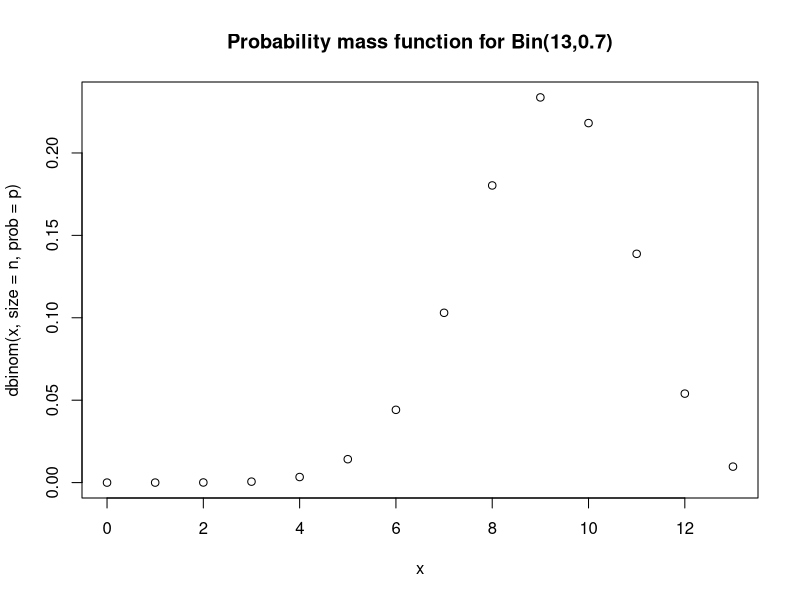
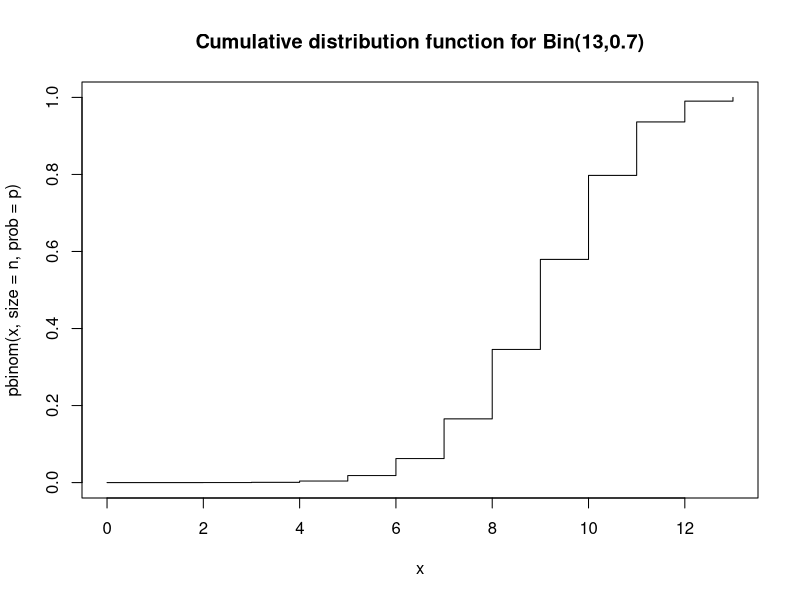
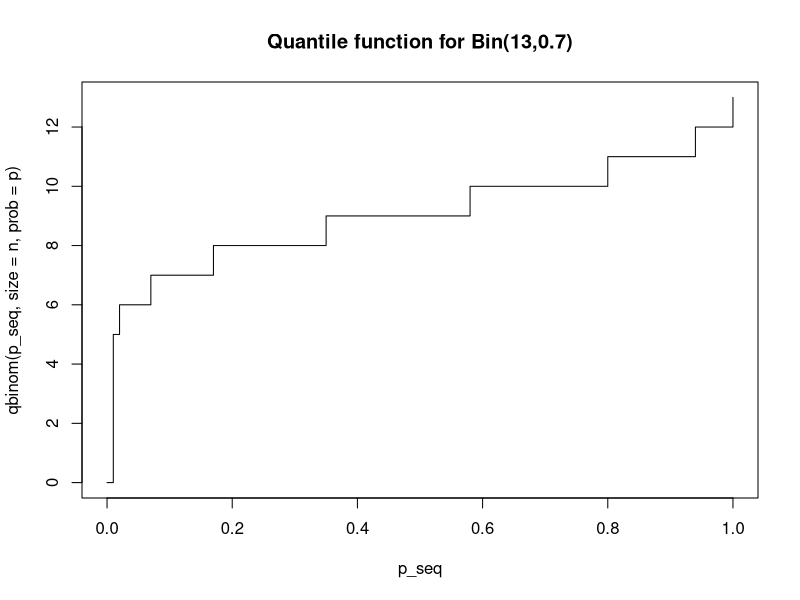
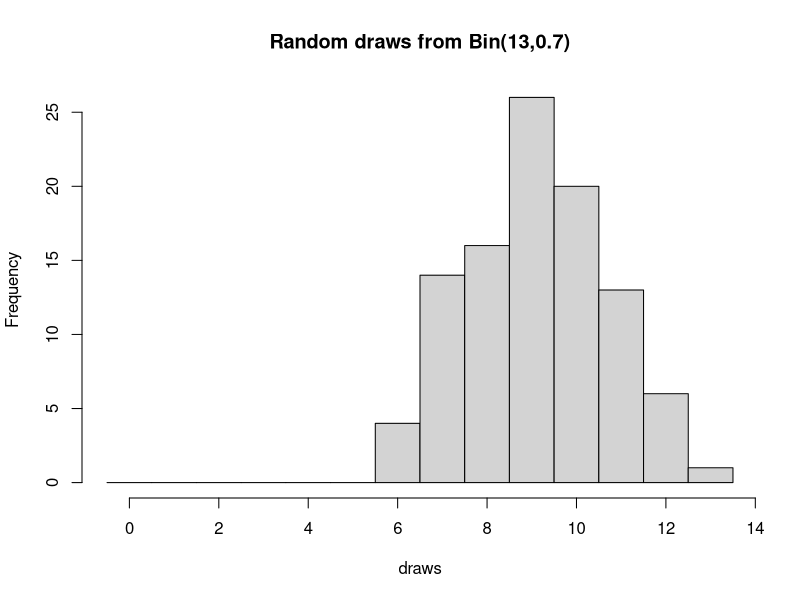
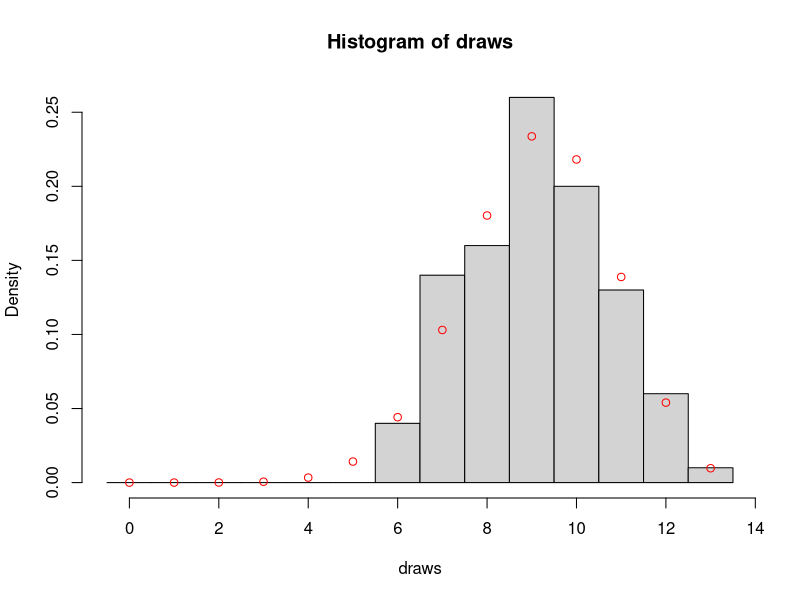
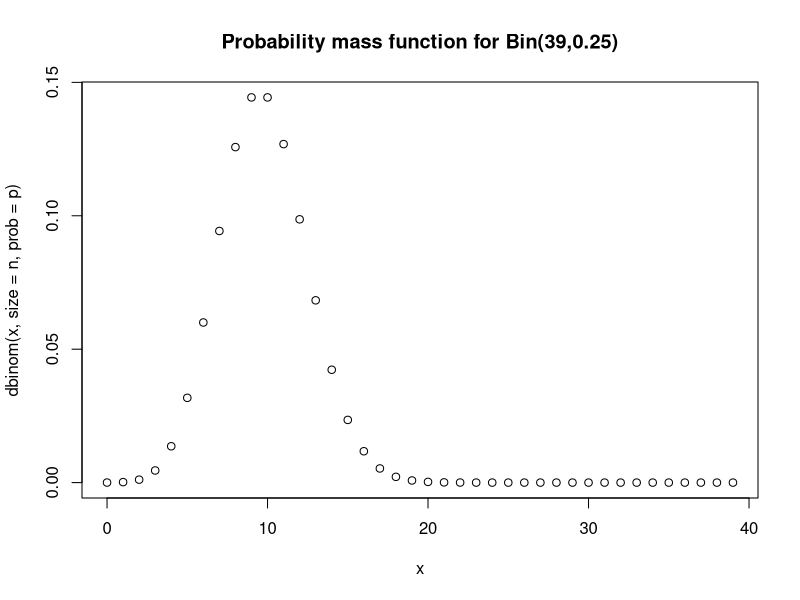
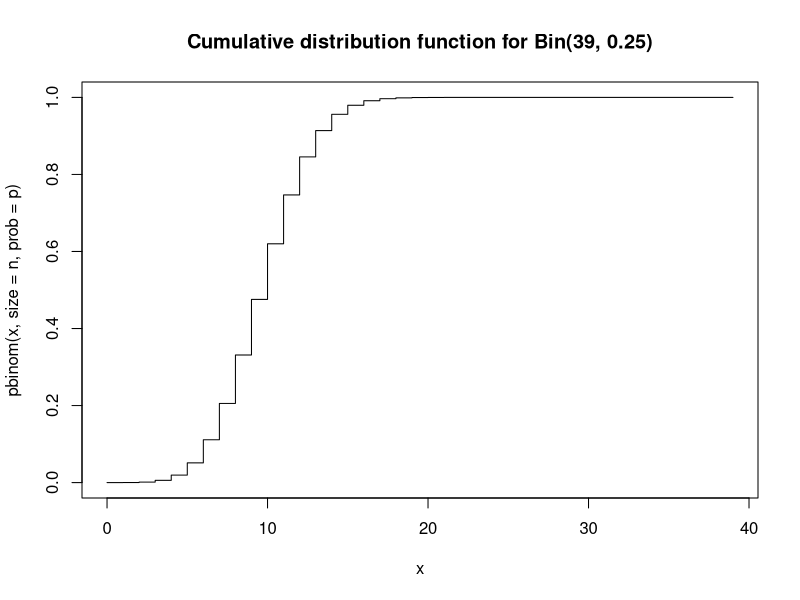
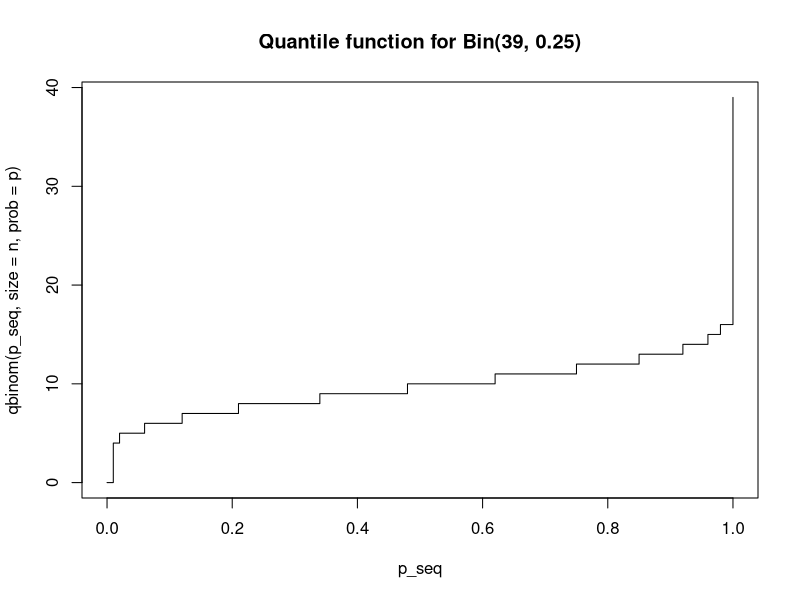

Reproduce these figures in R, in order.
## ---- chunk 1
n <- 13
p <- 0.7
dbinom(6, size = n, prob = p)
## ---- chunk 2
x <- 0:n
plot(x, dbinom(x, size = n, prob = p), main = "Probability mass function for Bin(13,0.7)")
## ---- chunk 3
pbinom(9, size = n, prob = p)
## ---- chunk 4
plot(x, pbinom(x, size = n, prob = p), type="s", main = "Cumulative distribution function for Bin(13,0.7)")
## ---- chunk 5
p_seq <- seq(from = 0, to = 1, length = 101)
plot(p_seq, qbinom(p_seq, size = n, prob = p), type="s", main = "Quantile function for Bin(13,0.7)")
## ---- chunk 6
draws <- rbinom(100, size = n, prob = p) # draw 100
brks  <- (0:(n+1)) - 0.5
hist(draws, breaks = brks, main = "Random draws from Bin(13,0.7)") 
## ---- chunk 7
hist(draws, breaks = brks, probability = TRUE)
points(x, dbinom(x, size = n, prob = p), col="red")
## ---- chunk 8
n <- 39
p <- 0.25
x <- 0:n

plot(x, dbinom(x, size = n, prob = p),                     main = 'Probability mass function for Bin(39,0.25)')
plot(x, pbinom(x, size = n, prob = p),         type = 's', main = 'Cumulative distribution function for Bin(39, 0.25)')
plot(p_seq, qbinom(p_seq, size = n, prob = p), type = 's', main = 'Quantile function for Bin(39, 0.25)')

draws <- rbinom(999, size = n, prob = p)
brks  <- (0:(n+1)) - 0.5
hist(draws, breaks = brks, probability = TRUE, main = "Random draws from Bin(39,0.25)")
points(x, dbinom(x, size = n, prob = p), col="red")
## ---- chunk 9
rate <- 2
x <- 0:10 # with no upper limit we need to decide on an upper limit

plot(x, dpois(x, lambda = rate), main = "Probability mass function for Po(2)") 
## ---- chunk 10
plot(x, ppois(x, lambda = rate), type="s", main = "Cumulative distribution function for Po(2)")
## ---- chunk 11
plot(p_seq, qpois(p_seq, lambda = rate), type="s", ylim=c(0,10), main = "Quantile function for Po(2)") # Change the y limits for comparison purposes
## ---- chunk 12
draws <- rpois(100, lambda = rate)

hist(draws, breaks = (0:(max(draws)+1)) - 0.5, probability = TRUE, main = "Random draws from Po(2)")
points(x, dpois(x, lambda = rate), col="red")
## ---- chunk 13
rate <- 23
x <- 5:40 # with no upper limit we need to decide on an upper limit

plot(x, dpois(x, lambda = rate),                   main = 'Probability mass function for Po(23)')
plot(x, ppois(x, lambda = rate),         type="s", main = 'Cumulative distribution function for Po(23)')
plot(p_seq, qpois(p_seq, lambda = rate), type="s", main = 'Quantile function for Po(23)')

draws <- rpois(999, lambda = rate) 
hist(draws, breaks = (min(draws):(max(draws)+1)) - 0.5, probability = TRUE, main = "Random draws from Po(23)")
points(x, dpois(x, lambda = rate), col="red")
## ---- chunk 14
a <- 0
b <- 1

# The curve function expects you to give a function of `x` and then it 
# (internally) creates a sequence of values from `from` and to `to` and creates
# plots similar to what we had before, but using a line rather than points.
curve(dunif(x, min = a, max = b), from = -1, to = 2,
      xlab='y', ylab='f(y)', main='Probability density function for Unif(0,1)')
## ---- chunk 15
curve(punif(x, min = a, max = b), from = -1, to = 2,
      xlab='y', ylab='F(y)', main='Cumulative distribution function for Unif(0,1)')
## ---- chunk 16
curve(qunif(x, min = a, max = b), from = 0, to = 1,
      xlab='p', ylab='F^{-1}(p)', main='Quantile function for Unif(0,1)')
## ---- chunk 17
random_uniforms <- runif(100, min = a, max = b)
hist(random_uniforms, probability = TRUE, main = "Random draws from Unif(0,1)")
curve(dunif(x, min = a, max = b), add = TRUE, col="red")
## ---- chunk 18
a <- 13
b <- 65

opar = par(mfrow=c(2,2)) # Create a 2x2 grid of figures
curve(dunif(x, min = a, max = b), from = a-1, to = b+1,
      xlab='y', ylab='f(y)', main='Probability density function for Unif(13,65)')
curve(punif(x, min = a, max = b), from = a-1, to = b+1,
      xlab='y', ylab='f(y)', main='Cumulative distribution function for Unif(13,65)')
curve(qunif(x, min = a, max = b), from = 0, to = 1,
      xlab='y', ylab='f(y)', main='Quantile function for Unif(13,65)')
random_uniforms <- runif(999, min = a, max = b)
hist(random_uniforms, probability = TRUE, main = "Random draws from Unif(13,65)")
curve(dunif(x, min = a, max = b), add=TRUE, col="red")
par(opar)
## ---- chunk 19
mu    <- 0
sigma <- 1 # standard deviation

curve(dnorm(x, mean = mu, sd = sigma), # notice the 3rd argument is the sd
      from = -4, to = 4,
      main = "PDF for a standard normal")
## ---- chunk 20
curve(pnorm(x, mean = mu, sd = sigma), 
      from = -4, to = 4,
      main = "CDF for a standard normal",
      ylab = "F(x)")
## ---- chunk 21
curve(qnorm(x, mean = mu, sd = sigma),
      from = 0, to = 1, 
      main = "Quantile function for a standard normal")
## ---- chunk 22
draws <- rnorm(100, mean = mu, sd = sigma)
hist(draws, probability = TRUE)
curve(dnorm(x, mean = mu, sd = sigma), add = TRUE, col = "red")
## ---- chunk 23
mu    <- -4
sigma <- sqrt(3) # standard deviation!!!

opar = par(mfrow=c(2,2))
curve(dnorm(x, mean = mu, sd = sigma), 
      from = mu-4*sigma, to = mu+4*sigma,
      main = "PDF for a normal")

curve(pnorm(x, mean = mu, sd = sigma), 
      from = mu-4*sigma, to = mu+4*sigma,
      main = "CDF for a normal")

curve(qnorm(x, mean = mu, sd = sigma),
      from = 0, to = 1, 
      main = "Quantile function for a normal")

draws <- rnorm(999, mean = mu, sd = sigma)
hist(draws, probability = TRUE)
curve(dnorm(x, mean = mu, sd = sigma), add = TRUE, col = "red")
par(opar)
## ---- chunk 24
# Try any values for mu and sigma
mu    <- 0
sigma <- 1

pnorm(mu+1*sigma, mean = mu, sd = sigma) - pnorm(mu-1*sigma, mean = mu, sd = sigma)
pnorm(mu+2*sigma, mean = mu, sd = sigma) - pnorm(mu-2*sigma, mean = mu, sd = sigma)
pnorm(mu+3*sigma, mean = mu, sd = sigma) - pnorm(mu-3*sigma, mean = mu, sd = sigma)

## ---- chunk 25
n <- 70
p <- 0.015

dbinom(0, size = n, prob = p)
1-pbinom(2, size = n, prob = p)
